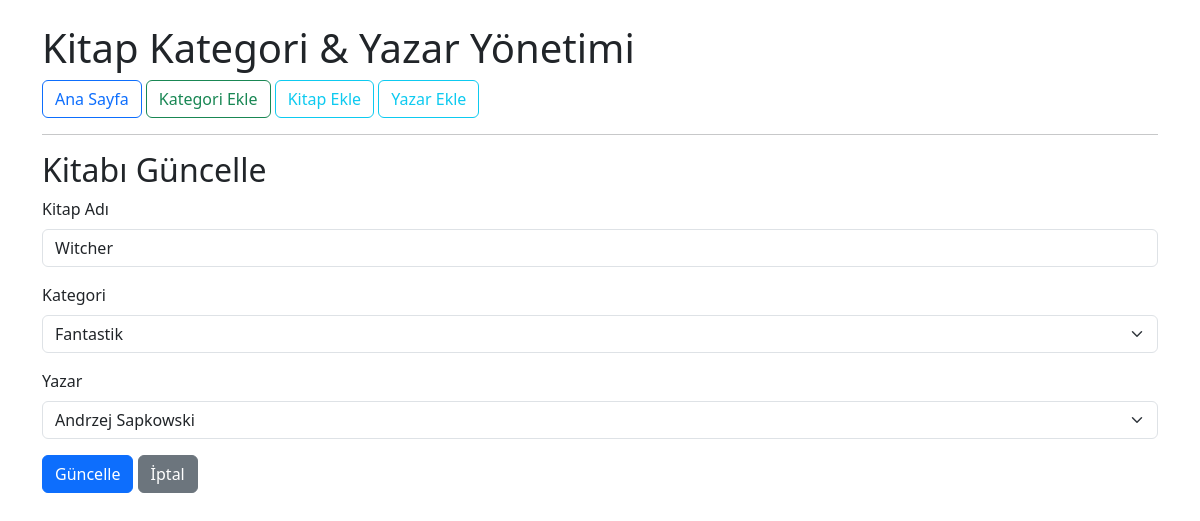
Page /book/update/3 on the committed database.
### models.py (models this page shows, shortened)
class Book(db.Model):
    id = db.Column(db.Integer, primary_key=True)
    bookName = db.Column(db.String(200),nullable=False)
    writer_id = db.Column(db.Integer,db.ForeignKey('writer.id'),nullable=False)
    category_id = db.Column(db.Integer,db.ForeignKey('category.id'),nullable=False)

class Category(db.Model):
    id = db.Column(db.Integer, primary_key=True)
    categoryName = db.Column(db.String(100),nullable = False,unique = True)
    books = db.relationship('Book',backref='category',lazy=True,cascade="all, delete-orphan")

class Writer(db.Model):
    id = db.Column(db.Integer, primary_key = True)
    writerName = db.Column(db.String(100), nullable =False, unique=True)
    books = db.relationship('Book',backref='writer',lazy = True,cascade="all, delete-orphan")

### app.py (the view, shortened to what this page needs)
@app.route('/book/update/<int:id>', methods=['GET', 'POST'])
def book_update(id):
    book = Book.query.get_or_404(id)
    categories = Category.query.all()
    writers = Writer.query.all()
    return render_template('book_update.html', book=book, categories=categories,writers = writers)

### templates/book_update.html
{% extends "base.html" %}
{% block content %}
<h2>Kitabı Güncelle</h2>
<form method="POST">
    <div class="mb-3">
        <label for="bookName" class="form-label">Kitap Adı</label>
        <input type="text" class="form-control" id="bookName" name="bookName" value="{{ book.bookName }}" required>
    </div>
    <div class="mb-3">
        <label for="category_id" class="form-label">Kategori</label>
        <select class="form-select" id="category_id" name="category_id" required>
            {% for c in categories %}
            <option value="{{ c.id }}" {% if c.id == book.category_id %}selected{% endif %}>{{ c.categoryName }}</option>
            {% endfor %}
        </select>
    </div>
    <div class="mb-3">
        <label for="writer_id" class="form-label">Yazar</label>
        <select class="form-select" id="writer_id" name="writer_id" required>
            {% for w in writers %}
            <option value="{{ w.id }}" {% if w.id == book.writer_id %}selected{% endif %}>{{ w.writerName }}</option>
            {% endfor %}
        </select>
    </div>
    <button type="submit" class="btn btn-primary">Güncelle</button>
    <a href="{{ url_for('index') }}" class="btn btn-secondary">İptal</a>
</form>
{% endblock %}

### rows in the picture
Book: bookName "Witcher", category_id "Fantastik", writer_id "Andrzej Sapkowski"
